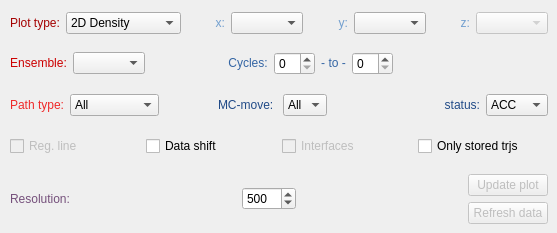
       <widget class="QWidget" name="datasettingTab">
        <attribute name="title">
         <string>Data</string>
        </attribute>
        <widget class="QWidget" name="verticalLayoutWidget">
         <property name="geometry">
          <rect>
           <x>10</x>
           <y>0</y>
           <width>538</width>
           <height>224</height>
          </rect>
         </property>
         <layout class="QVBoxLayout" name="verticalLayout_2">
          <item>
           <spacer name="verticalSpacer_14">
            <property name="orientation">
             <enum>Qt::Vertical</enum>
            </property>
            <property name="sizeHint" stdset="0">
             <size>
              <width>20</width>
              <height>40</height>
             </size>
            </property>
           </spacer>
          </item>
          <item>
           <layout class="QHBoxLayout" name="horizontalLayout_3">
            <item>
             <widget class="QLabel" name="label_10">
              <property name="maximumSize">
               <size>
                <width>80</width>
                <height>16777215</height>
               </size>
              </property>
              <property name="text">
               <string>&lt;html&gt;&lt;head/&gt;&lt;body&gt;&lt;p&gt;&lt;span style=&quot; color:#a40000;&quot;&gt;Plot type:&lt;/span&gt;&lt;/p&gt;&lt;/body&gt;&lt;/html&gt;</string>
              </property>
              <property name="alignment">
               <set>Qt::AlignCenter</set>
              </property>
             </widget>
            </item>
            <item>
             <widget class="QComboBox" name="plotTypeComBox">
              <property name="maximumSize">
               <size>
                <width>115</width>
                <height>16777215</height>
               </size>
              </property>
              <property name="toolTip">
               <string>&lt;html&gt;&lt;head/&gt;&lt;body&gt;&lt;p&gt;Choose the plot type for illustration of the order parameter (OP) data values x,y (and z, depending).&lt;/p&gt;&lt;p&gt;&lt;span style=&quot; text-decoration: underline;&quot;&gt;2D Density&lt;/span&gt;&lt;br/&gt;A 2-dimensional histogram, where data set is mapped to a X*X grid (X = grid resolution), and density of each gridpoint is mapped to a color gradient.&lt;/p&gt;&lt;p&gt;&lt;span style=&quot; text-decoration: underline;&quot;&gt;2D Density (weighted)&lt;/span&gt;&lt;br/&gt;Same as above, but accepted paths (if chosen) will be re-weighted statistically (re-counted) before plotting.&lt;/p&gt;&lt;p&gt;&lt;span style=&quot; text-decoration: underline;&quot;&gt;3D Surface&lt;/span&gt;&lt;br/&gt;An interpolated surface of x-, y-, and z-data mapped to a X*X grid and colored by a gradient of the interpolated z-values of the grid.&lt;/p&gt;&lt;p&gt;&lt;span style=&quot; text-decoration: underline;&quot;&gt;2D Contour&lt;/span&gt;&lt;br/&gt;An interpolated contour plot of x-, y- and z-data mapped to a X*X grid and colored by a gradient of the interpolated z-values of the grid&lt;/p&gt;&lt;p&gt;&lt;span style=&quot; text-decoration: underline;&quot;&gt;2D Contour (filled)&lt;/span&gt;&lt;br/&gt;Same as above, but contour lines are now filled in, giving a rough 2-dimensional surface of the z-values.&lt;/p&gt;&lt;p&gt;&lt;span style=&quot; text-decoration: underline;&quot;&gt;3D Contour&lt;/span&gt;&lt;br/&gt;Same exact plot as the 2-dimensional, but projected in 3 dimensions.&lt;/p&gt;&lt;p&gt;&lt;span style=&quot; text-decoration: underline;&quot;&gt;3D Contour (filled)&lt;/span&gt;&lt;br/&gt;Same exact plot as the 2-dimensional, but projected in 3 dimensions.&lt;/p&gt;&lt;p&gt;&lt;span style=&quot; text-decoration: underline;&quot;&gt;2D Scatter&lt;/span&gt;&lt;br/&gt;A 2-dimensional scatter plot of x-, y- and z-data. The z-data is mapped to a color gradient. &lt;br/&gt;&lt;span style=&quot; font-weight:600; font-style:italic;&quot;&gt;NB!&lt;/span&gt; This plot shows &lt;span style=&quot; text-decoration: underline;&quot;&gt;all&lt;/span&gt; data points, and will therefore be much more resource-demanding than the other plots.&lt;/p&gt;&lt;p&gt;&lt;span style=&quot; text-decoration: underline;&quot;&gt;3D Scatter&lt;/span&gt;&lt;br/&gt;Same exact plot as the 2-dimensional, but projected in 3 dimensions.&lt;/p&gt;&lt;/body&gt;&lt;/html&gt;</string>
              </property>
              <item>
               <property name="text">
                <string>2D Density</string>
               </property>
              </item>
              <item>
               <property name="text">
                <string>2D Density (weight)</string>
               </property>
              </item>
              <item>
               <property name="text">
                <string>3D Surface</string>
               </property>
              </item>
              <item>
               <property name="text">
                <string>2D Contour</string>
               </property>
              </item>
              <item>
               <property name="text">
                <string>2D Contour (filled)</string>
               </property>
              </item>
              <item>
               <property name="text">
                <string>3D Contour</string>
               </property>
              </item>
              <item>
               <property name="text">
                <string>3D Contour (filled)</string>
               </property>
              </item>
              <item>
               <property name="text">
                <string>2D Scatter</string>
               </property>
              </item>
              <item>
               <property name="text">
                <string>3D Scatter</string>
               </property>
              </item>
             </widget>
            </item>
            <item>
             <spacer name="horizontalSpacer_11">
              <property name="orientation">
               <enum>Qt::Horizontal</enum>
              </property>
              <property name="sizeHint" stdset="0">
               <size>
                <width>17</width>
                <height>22</height>
               </size>
              </property>
             </spacer>
            </item>
            <item>
             <widget class="QLabel" name="label_11">
              <property name="text">
               <string>&lt;html&gt;&lt;head/&gt;&lt;body&gt;&lt;p&gt;&lt;span style=&quot; color:#729fcf;&quot;&gt;x:&lt;/span&gt;&lt;/p&gt;&lt;/body&gt;&lt;/html&gt;</string>
              </property>
              <property name="alignment">
               <set>Qt::AlignRight|Qt::AlignTrailing|Qt::AlignVCenter</set>
              </property>
             </widget>
            </item>
            <item>
             <widget class="QComboBox" name="firstOpComBox">
              <property name="toolTip">
               <string>&lt;html&gt;&lt;head/&gt;&lt;body&gt;&lt;p&gt;Choice of first data value to use in plotting of the x-axis&lt;/p&gt;&lt;/body&gt;&lt;/html&gt;</string>
              </property>
             </widget>
            </item>
            <item>
             <spacer name="horizontalSpacer_12">
              <property name="orientation">
               <enum>Qt::Horizontal</enum>
              </property>
              <property name="sizeHint" stdset="0">
               <size>
                <width>17</width>
                <height>22</height>
               </size>
              </property>
             </spacer>
            </item>
            <item>
             <widget class="QLabel" name="label_5">
              <property name="text">
               <string>&lt;html&gt;&lt;head/&gt;&lt;body&gt;&lt;p&gt;&lt;span style=&quot; color:#729fcf;&quot;&gt;y:&lt;/span&gt;&lt;/p&gt;&lt;/body&gt;&lt;/html&gt;</string>
              </property>
              <property name="alignment">
               <set>Qt::AlignRight|Qt::AlignTrailing|Qt::AlignVCenter</set>
              </property>
             </widget>
            </item>
            <item>
             <widget class="QComboBox" name="secondOpComBox">
              <property name="toolTip">
               <string>&lt;html&gt;&lt;head/&gt;&lt;body&gt;&lt;p&gt;Choice of second data value to use in plotting of the y-axis&lt;br/&gt;(Be careful when choosing data values below the separator in list, may not work for&lt;/p&gt;&lt;p&gt;all the different plots - Density in particular)&lt;/p&gt;&lt;/body&gt;&lt;/html&gt;</string>
              </property>
             </widget>
            </item>
            <item>
             <spacer name="horizontalSpacer_13">
              <property name="orientation">
               <enum>Qt::Horizontal</enum>
              </property>
              <property name="sizeHint" stdset="0">
               <size>
                <width>17</width>
                <height>22</height>
               </size>
              </property>
             </spacer>
            </item>
            <item>
             <widget class="QLabel" name="label">
              <property name="text">
               <string>&lt;html&gt;&lt;head/&gt;&lt;body&gt;&lt;p&gt;&lt;span style=&quot; color:#729fcf;&quot;&gt;z:&lt;/span&gt;&lt;/p&gt;&lt;/body&gt;&lt;/html&gt;</string>
              </property>
              <property name="alignment">
               <set>Qt::AlignRight|Qt::AlignTrailing|Qt::AlignVCenter</set>
              </property>
             </widget>
            </item>
            <item>
             <widget class="QComboBox" name="energyComBox">
              <property name="enabled">
               <bool>false</bool>
              </property>
              <property name="toolTip">
               <string>&lt;html&gt;&lt;head/&gt;&lt;body&gt;&lt;p&gt;Choice of third data value to use in plotting or the z-axis or map to color gradient in 2D cases (not density plots)&lt;/p&gt;&lt;/body&gt;&lt;/html&gt;</string>
              </property>
             </widget>
            </item>
           </layout>
          </item>
          <item>
           <spacer name="verticalSpacer_3">
            <property name="orientation">
             <enum>Qt::Vertical</enum>
            </property>
            <property name="sizeHint" stdset="0">
             <size>
              <width>20</width>
              <height>40</height>
             </size>
            </property>
           </spacer>
          </item>
          <item>
           <layout class="QHBoxLayout" name="horizontalLayout">
            <item>
             <widget class="QLabel" name="label_3">
              <property name="text">
               <string>&lt;html&gt;&lt;head/&gt;&lt;body&gt;&lt;p&gt;&lt;span style=&quot; color:#cc0000;&quot;&gt;Ensemble:&lt;/span&gt;&lt;/p&gt;&lt;/body&gt;&lt;/html&gt;</string>
              </property>
              <property name="alignment">
               <set>Qt::AlignCenter</set>
              </property>
             </widget>
            </item>
            <item>
             <widget class="QComboBox" name="folderComBox">
              <property name="toolTip">
               <string>&lt;html&gt;&lt;head/&gt;&lt;body&gt;&lt;p&gt;Choose the folder/ensemble that should be displayed in the plot. Folders are commonly named '00*', going from *=0 and up. In a RETIS simulation, folder '000' corresponds to the [0&lt;span style=&quot; vertical-align:super;&quot;&gt;-&lt;/span&gt;]-ensemble, folder '001' to [0&lt;span style=&quot; vertical-align:super;&quot;&gt;+&lt;/span&gt;], and so on..&lt;/p&gt;&lt;/body&gt;&lt;/html&gt;</string>
              </property>
              <property name="whatsThis">
               <string>&lt;html&gt;&lt;head/&gt;&lt;body&gt;&lt;p&gt;&lt;br/&gt;&lt;/p&gt;&lt;/body&gt;&lt;/html&gt;</string>
              </property>
             </widget>
            </item>
            <item>
             <spacer name="horizontalSpacer_7">
              <property name="orientation">
               <enum>Qt::Horizontal</enum>
              </property>
              <property name="sizeHint" stdset="0">
               <size>
                <width>40</width>
                <height>20</height>
               </size>
              </property>
             </spacer>
            </item>
            <item>
             <widget class="QLabel" name="label_2">
              <property name="text">
               <string>&lt;html&gt;&lt;head/&gt;&lt;body&gt;&lt;p&gt;&lt;span style=&quot; color:#3465a4;&quot;&gt;Cycles:&lt;/span&gt;&lt;/p&gt;&lt;/body&gt;&lt;/html&gt;</string>
              </property>
              <property name="alignment">
               <set>Qt::AlignCenter</set>
              </property>
             </widget>
            </item>
            <item>
             <widget class="QSpinBox" name="minCyclSpin">
              <property name="toolTip">
               <string>&lt;html&gt;&lt;head/&gt;&lt;body&gt;&lt;p&gt;The lower bound of cycle number span used in plotting. Data from cycles equal to or higher than this number will be used.&lt;/p&gt;&lt;/body&gt;&lt;/html&gt;</string>
              </property>
             </widget>
            </item>
            <item>
             <widget class="QLabel" name="label_13">
              <property name="text">
               <string>&lt;html&gt;&lt;head/&gt;&lt;body&gt;&lt;p&gt;&lt;span style=&quot; color:#3465a4;&quot;&gt;- to -&lt;/span&gt;&lt;/p&gt;&lt;/body&gt;&lt;/html&gt;</string>
              </property>
              <property name="alignment">
               <set>Qt::AlignCenter</set>
              </property>
             </widget>
            </item>
            <item>
             <widget class="QSpinBox" name="maxCyclSpin">
              <property name="toolTip">
               <string>&lt;html&gt;&lt;head/&gt;&lt;body&gt;&lt;p&gt;The upper bound of cycle number span used in plotting. Data from cycles between lower bound and up to and including this number will be used.&lt;/p&gt;&lt;/body&gt;&lt;/html&gt;</string>
              </property>
             </widget>
            </item>
            <item>
             <spacer name="horizontalSpacer_31">
              <property name="orientation">
               <enum>Qt::Horizontal</enum>
              </property>
              <property name="sizeHint" stdset="0">
               <size>
                <width>58</width>
                <height>20</height>
               </size>
              </property>
             </spacer>
            </item>
            <item>
             <spacer name="horizontalSpacer_8">
              <property name="orientation">
               <enum>Qt::Horizontal</enum>
              </property>
              <property name="sizeHint" stdset="0">
               <size>
                <width>58</width>
                <height>20</height>
               </size>
              </property>
             </spacer>
            </item>
           </layout>
          </item>
          <item>
           <spacer name="verticalSpacer_15">
            <property name="orientation">
             <enum>Qt::Vertical</enum>
            </property>
            <property name="sizeHint" stdset="0">
             <size>
              <width>20</width>
              <height>40</height>
             </size>
            </property>
           </spacer>
          </item>
          <item>
           <layout class="QHBoxLayout" name="horizontalLayout_2">
            <item>
             <widget class="QLabel" name="label_32">
              <property name="text">
               <string>&lt;html&gt;&lt;head/&gt;&lt;body&gt;&lt;p&gt;&lt;span style=&quot; color:#ef2929;&quot;&gt;Path type:&lt;/span&gt;&lt;/p&gt;&lt;/body&gt;&lt;/html&gt;</string>
              </property>
             </widget>
            </item>
            <item>
             <widget class="QComboBox" name="start_end_box">
              <property name="maximumSize">
               <size>
                <width>100000</width>
                <height>16777215</height>
               </size>
              </property>
              <property name="toolTip">
               <string>&lt;html&gt;&lt;head/&gt;&lt;body&gt;&lt;p&gt;Choose type of trajectory, either reactive, unreactive or all types.&lt;/p&gt;&lt;/body&gt;&lt;/html&gt;</string>
              </property>
              <item>
               <property name="text">
                <string>All</string>
               </property>
              </item>
              <item>
               <property name="text">
                <string>Reactive</string>
               </property>
              </item>
              <item>
               <property name="text">
                <string>Unreactive</string>
               </property>
              </item>
             </widget>
            </item>
            <item>
             <spacer name="horizontalSpacer_10">
              <property name="orientation">
               <enum>Qt::Horizontal</enum>
              </property>
              <property name="sizeHint" stdset="0">
               <size>
                <width>10</width>
                <height>26</height>
               </size>
              </property>
             </spacer>
            </item>
            <item>
             <widget class="QLabel" name="label_24">
              <property name="maximumSize">
               <size>
                <width>60</width>
                <height>16777215</height>
               </size>
              </property>
              <property name="text">
               <string>&lt;html&gt;&lt;head/&gt;&lt;body&gt;&lt;p&gt;&lt;span style=&quot; color:#204a87;&quot;&gt;MC-move: &lt;/span&gt;&lt;/p&gt;&lt;/body&gt;&lt;/html&gt;</string>
              </property>
             </widget>
            </item>
            <item>
             <widget class="QComboBox" name="mcComBox">
              <property name="maximumSize">
               <size>
                <width>85</width>
                <height>16777215</height>
               </size>
              </property>
              <property name="toolTip">
               <string>&lt;html&gt;&lt;head/&gt;&lt;body&gt;&lt;p&gt;Choose types of MC-moves shown in plotting.&lt;br/&gt;&lt;/p&gt;&lt;/body&gt;&lt;/html&gt;</string>
              </property>
              <item>
               <property name="text">
                <string>All</string>
               </property>
              </item>
              <item>
               <property name="text">
                <string>sh</string>
               </property>
              </item>
              <item>
               <property name="text">
                <string>tr</string>
               </property>
              </item>
              <item>
               <property name="text">
                <string>s-</string>
               </property>
              </item>
              <item>
               <property name="text">
                <string>s+</string>
               </property>
              </item>
              <item>
               <property name="text">
                <string>ss</string>
               </property>
              </item>
              <item>
               <property name="text">
                <string>wt</string>
               </property>
              </item>
              <item>
               <property name="text">
                <string>ki</string>
               </property>
              </item>
              <item>
               <property name="text">
                <string>ld</string>
               </property>
              </item>
              <item>
               <property name="text">
                <string>00</string>
               </property>
              </item>
             </widget>
            </item>
            <item>
             <spacer name="horizontalSpacer_9">
              <property name="orientation">
               <enum>Qt::Horizontal</enum>
              </property>
              <property name="sizeHint" stdset="0">
               <size>
                <width>18</width>
                <height>26</height>
               </size>
              </property>
             </spacer>
            </item>
            <item>
             <spacer name="horizontalSpacer_32">
              <property name="orientation">
               <enum>Qt::Horizontal</enum>
              </property>
              <property name="sizeHint" stdset="0">
               <size>
                <width>58</width>
                <height>20</height>
               </size>
              </property>
             </spacer>
            </item>
            <item>
             <widget class="QLabel" name="label_6">
              <property name="text">
               <string>&lt;html&gt;&lt;head/&gt;&lt;body&gt;&lt;p&gt;&lt;span style=&quot; color:#204a87;&quot;&gt;status:&lt;/span&gt;&lt;/p&gt;&lt;/body&gt;&lt;/html&gt;</string>
              </property>
              <property name="alignment">
               <set>Qt::AlignRight|Qt::AlignTrailing|Qt::AlignVCenter</set>
              </property>
             </widget>
            </item>
            <item>
             <widget class="QComboBox" name="accComBox">
              <property name="toolTip">
               <string>&lt;html&gt;&lt;head/&gt;&lt;body&gt;&lt;p&gt;Choose types of path shown in plotting. &lt;br/&gt;ACC - Returns only &amp;quot;accepted&amp;quot; paths by the RETIS/TIS algorithm to plotting.&lt;/p&gt;&lt;p&gt;REJ - Returns only &amp;quot;rejected&amp;quot; paths by the algorithm. Being too long, not connecting/crossing relevant interfaces, etc.&lt;/p&gt;&lt;p&gt;BOTH - Returns both cases, all paths, to plotting.&lt;/p&gt;&lt;/body&gt;&lt;/html&gt;</string>
              </property>
              <item>
               <property name="text">
                <string>ACC</string>
               </property>
              </item>
              <item>
               <property name="text">
                <string>REJ</string>
               </property>
              </item>
              <item>
               <property name="text">
                <string>BOTH</string>
               </property>
              </item>
             </widget>
            </item>
           </layout>
          </item>
          <item>
           <spacer name="verticalSpacer_2">
            <property name="orientation">
             <enum>Qt::Vertical</enum>
            </property>
            <property name="sizeHint" stdset="0">
             <size>
              <width>20</width>
              <height>40</height>
             </size>
            </property>
           </spacer>
          </item>
          <item>
           <layout class="QHBoxLayout" name="horizontalLayout_5">
            <item>
             <widget class="QCheckBox" name="regLineChkBtn">
              <property name="enabled">
               <bool>false</bool>
              </property>
              <property name="toolTip">
               <string>&lt;html&gt;&lt;head/&gt;&lt;body&gt;&lt;p&gt;If checked, will plot a linear regression line in the plot (only 2D cases), showing general correlation of data between the two chosen order parameters.&lt;br/&gt;Plots a legend in the plot, with the linear function derived from the regression and the &amp;quot;R squared&amp;quot;-value of correlation.&lt;/p&gt;&lt;/body&gt;&lt;/html&gt;</string>
              </property>
              <property name="text">
               <string>Reg. line</string>
              </property>
             </widget>
            </item>
            <item>
             <widget class="QCheckBox" name="dataShiftChkBtn">
              <property name="toolTip">
               <string>&lt;html&gt;&lt;head/&gt;&lt;body&gt;&lt;p&gt;If checked will allow the program to shift the data periodically in order to reduce spread / increase linear correlation along either x- or y-axis, or both.&lt;br/&gt;Mostly useful in cases where one order parameter (OP) is an angle, and values loop from min to max, i.e. 180=-180 (or in radians, etc.)&lt;/p&gt;&lt;p&gt;Since the very first OP is used to define the reaction, this parameter - if chosen for plotting - will &lt;span style=&quot; font-weight:600;&quot;&gt;never&lt;/span&gt; be shifted, as this can cause major visual inconsistencies.&lt;/p&gt;&lt;/body&gt;&lt;/html&gt;</string>
              </property>
              <property name="text">
               <string>Data shift</string>
              </property>
             </widget>
            </item>
            <item>
             <widget class="QCheckBox" name="intShowChkBtn">
              <property name="enabled">
               <bool>false</bool>
              </property>
              <property name="toolTip">
               <string>&lt;html&gt;&lt;head/&gt;&lt;body&gt;&lt;p&gt;If checked will plot a set of interface lines (if 2D case) or planes (if 3D case) &lt;span style=&quot; font-weight:600;&quot;&gt;only&lt;/span&gt; when x-axis uses the order parameter defining the reaction (the very first OP).&lt;/p&gt;&lt;/body&gt;&lt;/html&gt;</string>
              </property>
              <property name="text">
               <string>Interfaces</string>
              </property>
              <property name="tristate">
               <bool>false</bool>
              </property>
             </widget>
            </item>
            <item>
             <widget class="QCheckBox" name="storedTrjsChkBtn">
              <property name="toolTip">
               <string>&lt;html&gt;&lt;head/&gt;&lt;body&gt;&lt;p&gt;Toggle this box to show only the cycles which have trajectory files availeable. These are the only cycles that can be recomputed.&lt;/p&gt;&lt;/body&gt;&lt;/html&gt;</string>
              </property>
              <property name="text">
               <string>Only stored trjs</string>
              </property>
             </widget>
            </item>
           </layout>
          </item>
          <item>
           <spacer name="verticalSpacer_5">
            <property name="orientation">
             <enum>Qt::Vertical</enum>
            </property>
            <property name="sizeHint" stdset="0">
             <size>
              <width>20</width>
              <height>40</height>
             </size>
            </property>
           </spacer>
          </item>
          <item>
           <layout class="QHBoxLayout" name="horizontalLayout_9">
            <item>
             <widget class="QLabel" name="label_4">
              <property name="text">
               <string>&lt;html&gt;&lt;head/&gt;&lt;body&gt;&lt;p&gt;&lt;span style=&quot; color:#75507b;&quot;&gt;Resolution:&lt;/span&gt;&lt;/p&gt;&lt;/body&gt;&lt;/html&gt;</string>
              </property>
              <property name="alignment">
               <set>Qt::AlignCenter</set>
              </property>
             </widget>
            </item>
            <item>
             <spacer name="horizontalSpacer_6">
              <property name="orientation">
               <enum>Qt::Horizontal</enum>
              </property>
              <property name="sizeHint" stdset="0">
               <size>
                <width>58</width>
                <height>20</height>
               </size>
              </property>
             </spacer>
            </item>
            <item>
             <widget class="QSpinBox" name="resSpinBox">
              <property name="toolTip">
               <string>&lt;html&gt;&lt;head/&gt;&lt;body&gt;&lt;p&gt;Used as:&lt;/p&gt;&lt;p&gt;1. The resolution used by density plots to map all data values to a grid of size N*N, and the density of each gridpoint calculated and mapped.&lt;br/&gt;2. The resolution of a similar grid as in 1., but instead of calculating (counting) number of points at each gridpoint, attempt to interpolate the z-value at each gridpoint from all values located at the gridpoint in order to create a surface for plotting in Surface/Contour plots.&lt;br/&gt;3. As a value to be used for scatter plot dot size: scat_size = N/100&lt;/p&gt;&lt;/body&gt;&lt;/html&gt;</string>
              </property>
              <property name="wrapping">
               <bool>false</bool>
              </property>
              <property name="minimum">
               <number>10</number>
              </property>
              <property name="maximum">
               <number>4000</number>
              </property>
              <property name="singleStep">
               <number>10</number>
              </property>
              <property name="value">
               <number>500</number>
              </property>
             </widget>
            </item>
            <item>
             <spacer name="horizontalSpacer_3">
              <property name="orientation">
               <enum>Qt::Horizontal</enum>
              </property>
              <property name="sizeHint" stdset="0">
               <size>
                <width>40</width>
                <height>20</height>
               </size>
              </property>
             </spacer>
            </item>
            <item>
             <layout class="QVBoxLayout" name="verticalLayout_5">
              <item>
               <widget class="QPushButton" name="updateBtn">
                <property name="enabled">
                 <bool>false</bool>
                </property>
                <property name="toolTip">
                 <string>&lt;html&gt;&lt;head/&gt;&lt;body&gt;&lt;p&gt;When the desired settings are set, press button to update plot.&lt;/p&gt;&lt;/body&gt;&lt;/html&gt;</string>
                </property>
                <property name="text">
                 <string>Update plot</string>
                </property>
               </widget>
              </item>
              <item>
               <widget class="QPushButton" name="refreshBtn">
                <property name="enabled">
                 <bool>false</bool>
                </property>
                <property name="toolTip">
                 <string>&lt;html&gt;&lt;head/&gt;&lt;body&gt;&lt;p&gt;Toggle this button to perform a new walk of the data to refresh it. This is usefull in ongoing simulations to visualize their develeopment.&lt;/p&gt;&lt;/body&gt;&lt;/html&gt;</string>
                </property>
                <property name="text">
                 <string>Refresh data</string>
                </property>
               </widget>
              </item>
             </layout>
            </item>
           </layout>
          </item>
         </layout>
        </widget>
        <widget class="QLabel" name="label_41">
         <property name="geometry">
          <rect>
           <x>11</x>
           <y>44</y>
           <width>16</width>
           <height>17</height>
          </rect>
         </property>
         <property name="text">
          <string/>
         </property>
         <property name="alignment">
          <set>Qt::AlignCenter</set>
         </property>
        </widget>
        <widget class="QLabel" name="label_40">
         <property name="geometry">
          <rect>
           <x>431</x>
           <y>44</y>
           <width>16</width>
           <height>17</height>
          </rect>
         </property>
         <property name="text">
          <string/>
         </property>
         <property name="alignment">
          <set>Qt::AlignCenter</set>
         </property>
        </widget>
        <widget class="QLabel" name="label_43">
         <property name="geometry">
          <rect>
           <x>11</x>
           <y>78</y>
           <width>16</width>
           <height>17</height>
          </rect>
         </property>
         <property name="text">
          <string/>
         </property>
         <property name="alignment">
          <set>Qt::AlignCenter</set>
         </property>
        </widget>
        <widget class="QLabel" name="label_39">
         <property name="geometry">
          <rect>
           <x>172</x>
           <y>78</y>
           <width>16</width>
           <height>17</height>
          </rect>
         </property>
         <property name="text">
          <string/>
         </property>
         <property name="alignment">
          <set>Qt::AlignCenter</set>
         </property>
        </widget>
        <widget class="QLabel" name="label_38">
         <property name="geometry">
          <rect>
           <x>310</x>
           <y>78</y>
           <width>16</width>
           <height>17</height>
          </rect>
         </property>
         <property name="text">
          <string/>
         </property>
         <property name="alignment">
          <set>Qt::AlignCenter</set>
         </property>
        </widget>
        <widget class="QLabel" name="label_37">
         <property name="geometry">
          <rect>
           <x>437</x>
           <y>78</y>
           <width>16</width>
           <height>17</height>
          </rect>
         </property>
         <property name="text">
          <string/>
         </property>
         <property name="alignment">
          <set>Qt::AlignCenter</set>
         </property>
        </widget>
       </widget>
